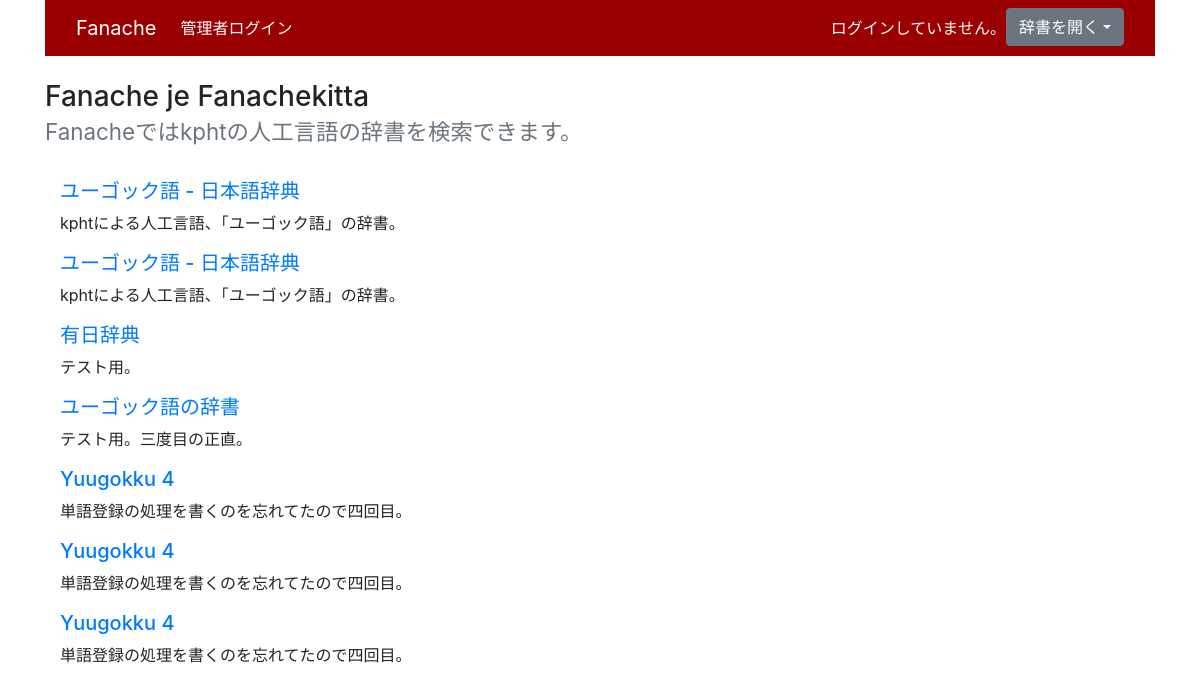
Before: /dic/ with the older database file.
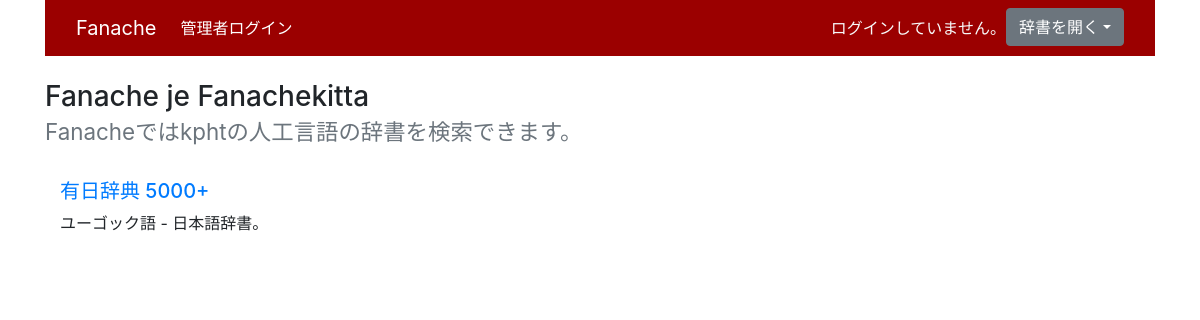
After: the same page with the newer database file.
### fanach/models/words.py (models this page shows)
class Dictionary(db.Model):
	__tablename__ = "dictionaries"
	dic_id = db.Column(db.Integer, primary_key=True)
	dicname = db.Column(db.String(50), nullable=False)
	owner = db.Column(db.Integer, nullable=False)
	description = db.Column(db.Text)

### fanach/views/dic.py (the view)
@dic.route("/")
def show_all_dics():
	dictionaries = Dictionary.query.all()
	session["current_dic"] = -1
	return render_template("dic/all.html", dictionaries=dictionaries)

### fanach/templates/dic/all.html (shortened to what this page needs)
{% extends "base.html" %}
{% block body %}
<br><h3>Fanache je Fanachekitta<br>
	<small class="text-muted">Fanacheではkphtの人工言語の辞書を検索できます。</small></h3><br>
{% for d in dictionaries %}
<div class="container border-primary rounded">
<h5><a class="text-" href="{{ url_for('dic.show_dic', dic_id=d.dic_id) }}">{{d.dicname}}</a></h5>
<p>{{d.description}}</p>
</div>
{% else %}
辞書が存在しません。追加されるのを待ちましょう。
{% endfor %}
{% endblock %}

### fanach/templates/base.html (shortened to what this page needs)
<!DOCTYPE html>
<html>
	<head>
        <link rel="stylesheet" href="https://stackpath.bootstrapcdn.com/bootstrap/4.2.1/css/bootstrap.min.css">
	</head>
	<body>
        <div class="container">
            <nav class="navbar navbar-expand-md navbar-dark" style="background-color: #9b0000">
                <div class="container-fluid">
                    <a class="navbar-brand" href="{{url_for('dic.show_all_dics')}}">Fanache</a>
                    <div class="collapse navbar-collapse" id="navbarSupportedContent">
                        <ul class="navbar-nav mr-auto">
                            {% if not session.logged_in %}
                            <li class="navbar-item">
                                <a class="nav-link active" aria-current="page" href="{{ url_for('login.login_form')}}">管理者ログイン</a>
                            </li>
                            {% endif %}
                        </ul>
                        <ul class="navbar-nav ml-auto">
                        {% if not session.get("logged_in") %}
                            <li class="navbar-text">
                                <span class="text-light">ログインしていません。</span>
                            </li>
                        {% else %}
                            <li class="navbar-text mr-3">
                                <span class="text-light">{{session["screenname"]}}</span>
                            </li>
                        {% endif %}
                        {% if session.get("current_dic", default=-1) != -1 %}
                            <li class="navbar-item">
                                <form class="form-inline" action="{{ url_for('dic.show_word', dic_id=session.get('current_dic')) }}" name=simpleSearchForm method="GET">
                                    <input type="text" id="SimpleKeyword" name=keyword placeholder="単語を検索する">
                                    <input type="submit" class="btn btn-secondary" value="検索">
                                    {% if session.get("current_dic", default=-1) != -1 and session.get("logged_in", default=False)  %}
                                    <input type="submit" class="btn btn-primary" value="追加" formaction="{{url_for('dic.new_word', dic_id=session.get('current_dic'))}}" formmethod="GET">
                                    {% endif %}
                                </form>
                            </li>
                        {% else %}
                            <li class="nav-item">
                                <div class="dropdown">
                                    <button type="button" class="btn btn-secondary dropdown-toggle"
                                    id="dicDropdown" data-toggle="dropdown" aria-haspopup="true"
                                    aria-expanded="false">辞書を開く</button>
                                </div>
                            </li>
                        {% endif %}
                        </ul>
                    </div>
                </div>
            </nav>
            <div class="content-fluid">
                {% block body %}{% endblock %}
            </div>
        </div>
    </body>
</html>

Changed rows visible on the page:
removed Dictionary: dicname "ユーゴック語 - 日本語辞典", description "kphtによる人工言語、「ユーゴック語」の辞書。"
removed Dictionary: dicname "ユーゴック語 - 日本語辞典", description "kphtによる人工言語、「ユーゴック語」の辞書。"
removed Dictionary: dicname "有日辞典", description "テスト用。"
removed Dictionary: dicname "ユーゴック語の辞書", description "テスト用。三度目の正直。"
removed Dictionary: dicname "Yuugokku 4", description "単語登録の処理を書くのを忘れてたので四回目。"
removed Dictionary: dicname "Yuugokku 4", description "単語登録の処理を書くのを忘れてたので四回目。"
removed Dictionary: dicname "Yuugokku 4", description "単語登録の処理を書くのを忘れてたので四回目。"
added Dictionary: dicname "有日辞典 5000+", description "ユーゴック語 - 日本語辞書。"
